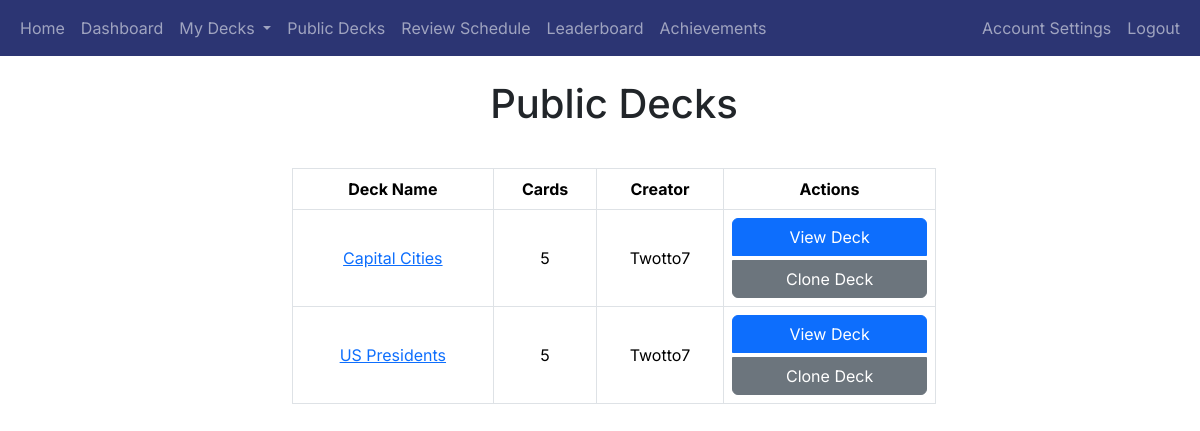
Screenshot of /public_decks (signed in) with the database file from the repository.
### app/decks/models.py (models this page shows, shortened)
class Deck(db.Model):
    deck_id = db.Column(db.Integer, primary_key=True)
    name = db.Column(db.String(100), nullable=False)
    user_id = db.Column(db.Integer, db.ForeignKey('user.user_id'), nullable=False)
    created_at = db.Column(db.DateTime, nullable=False, default=datetime.utcnow)
    shared = db.Column(db.Boolean, default=False)
    review_start_date = db.Column(db.DateTime, nullable=True)
    cards = db.relationship('Card', backref='deck', cascade='all, delete-orphan', lazy=True)

### app/auth/models.py (models this page shows, shortened)
class User(db.Model, UserMixin):
    user_id = db.Column(db.Integer, primary_key=True)
    username = db.Column(db.String(80), unique=True, nullable=False)
    email = db.Column(db.String(120), unique=True, nullable=False)
    password_hash = db.Column(db.String(256), nullable=False)
    points = db.Column(db.Integer, default=0)  # Add points column
    achievements = db.relationship('UserAchievement', back_populates='user', cascade='all, delete-orphan')
    login_events = db.relationship('LoginEvent', backref='user', cascade='all, delete-orphan', lazy=True)
    decks = db.relationship('Deck', backref='user', cascade='all, delete-orphan', lazy=True)

### app/decks/routes.py (the view)
@decks_blueprint.route('/public_decks')
@login_required
def public_decks():
    shared_decks = Deck.query.filter_by(shared=True).all()
    deck_data = []
    for deck in shared_decks:
        card_count = Card.query.filter_by(deck_id=deck.deck_id).count()
        creator = User.query.get(deck.user_id).username  # Fetch the username of the deck creator
        deck_data.append({
            'deck_id': deck.deck_id,
            'name': deck.name,
            'cards': card_count,
            'creator': creator  # Add the creator's username to the deck data
        })
    return render_template('public_decks.html', decks=deck_data)

### app/__init__.py (called while the page is built)
@login_manager.user_loader
def load_user(user_id):
    return User.query.get(int(user_id))

### app/decks/templates/public_decks.html (shortened to what this page needs)
{% extends "base.html" %}
{% block heading %}Public Decks{% endblock %}
{% block content %}
    <table class="table table-bordered">
        <thead>
            <tr>
                <th>Deck Name</th>
                <th class="num-col">Cards</th>
                <th class="num-col">Creator</th>
                <th>Actions</th>
            </tr>
        </thead>
        <tbody>
            {% for deck in decks %}
            <tr>
                <td><a href="{{ url_for('decks.view_deck', deck_id=deck['deck_id']) }}">{{ deck['name'] }}</a></td>
                <td class="num-col">{{ deck['cards'] }}</td>
                <td class="num-col">{{ deck['creator'] }}</td>
                <td>
                    <div class="btn-group-vertical">
                        <a href="{{ url_for('decks.view_deck', deck_id=deck['deck_id']) }}" class="btn btn-primary">View Deck</a>
                        <a href="{{ url_for('decks.clone_deck', deck_id=deck['deck_id']) }}" class="btn btn-secondary">Clone Deck</a>
                    </div>
                </td>
            </tr>
            {% endfor %}
        </tbody>
    </table>
{% endblock %}

### app/templates/base.html (style rules this page uses)
body { font-family: 'Inter', sans-serif; }
h1, h2, h3, h4, h5, h6, p, a { font-family: 'Inter', sans-serif; }

### app/decks/templates/public_decks.html (style rules this page uses)
.table td, .table th { vertical-align: middle; text-align: center; }
.btn-group-vertical { display: flex; flex-direction: column; gap: 5px; }
.btn { width: 40%; text-align: center; }
.table thead th { text-align: center; }
.table { width: 55%; margin: 0 auto; }

### rows the page displays
Deck: name "Capital Cities"
User: creator "Twotto7" "Twotto7"
Deck: name "US Presidents"

### other values shown
{{ deck['cards'] }} "5" "5"
